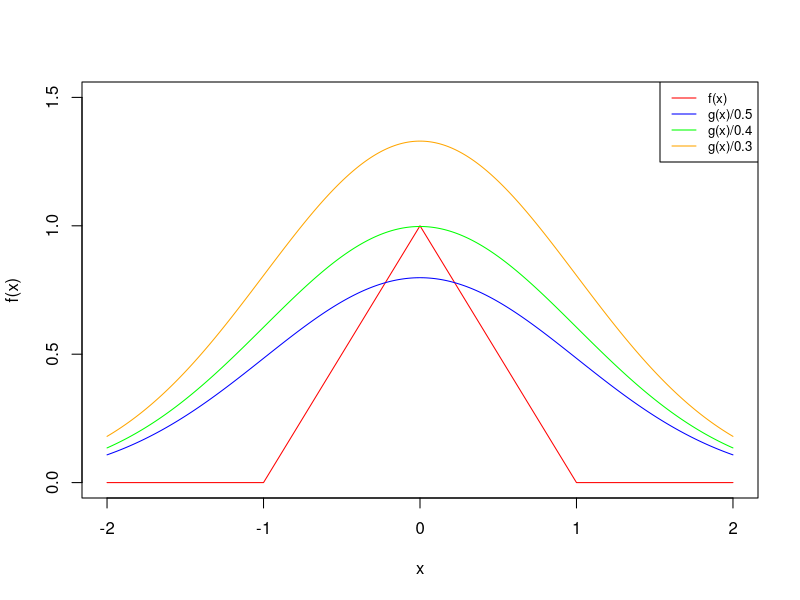
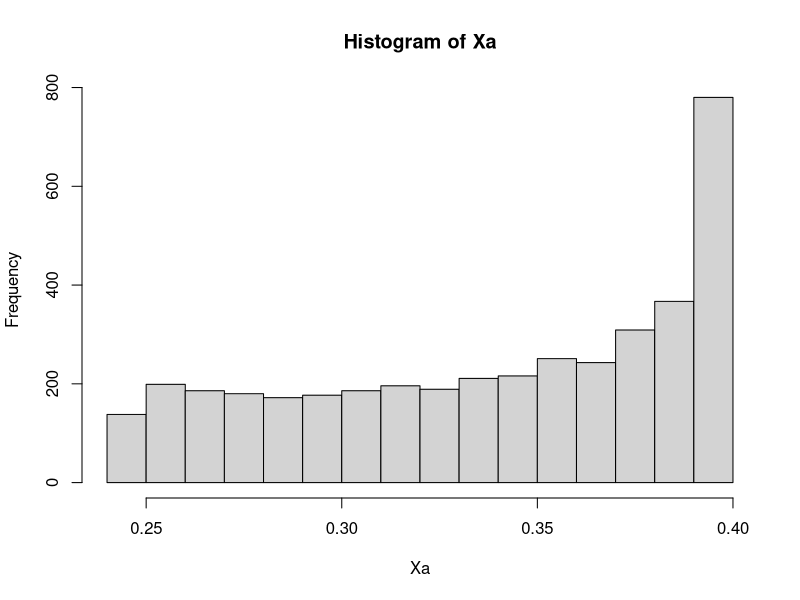
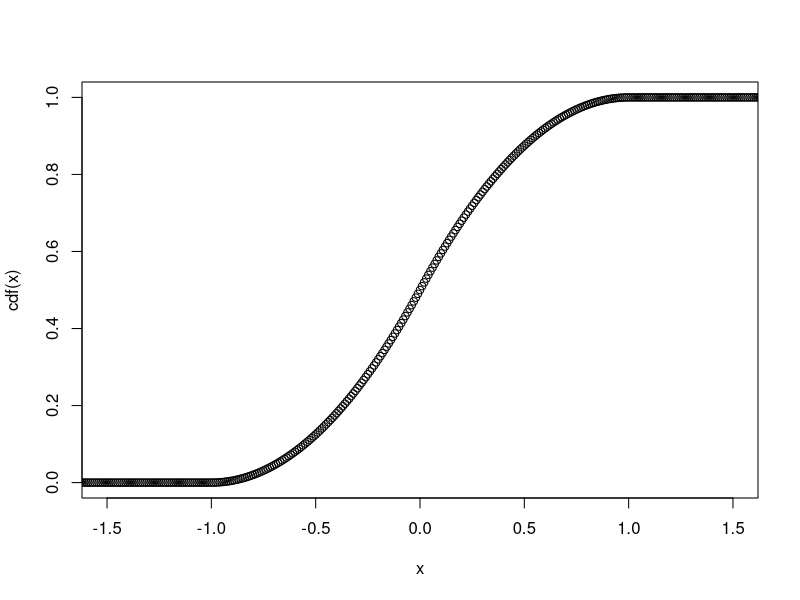
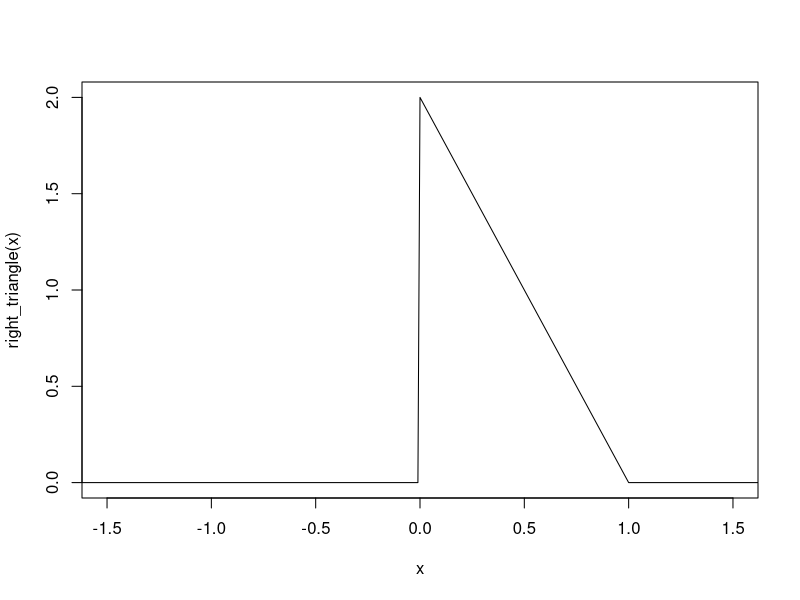
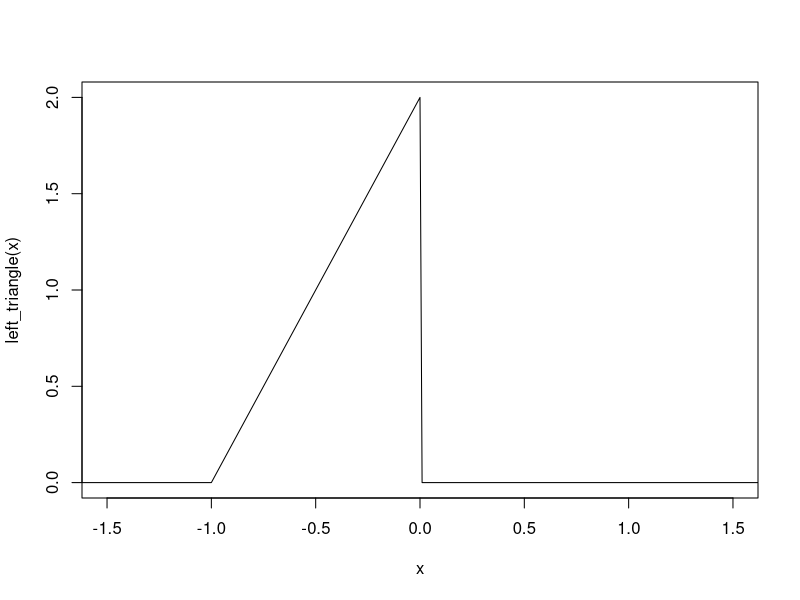
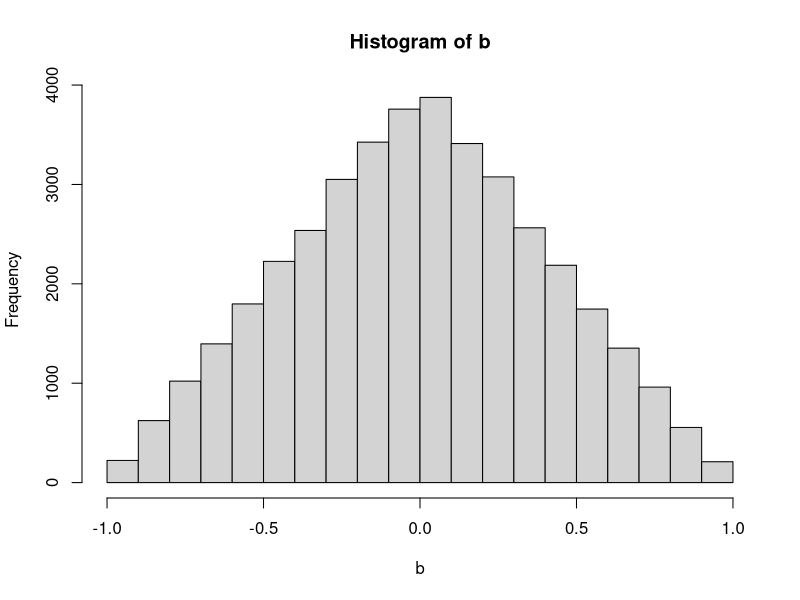
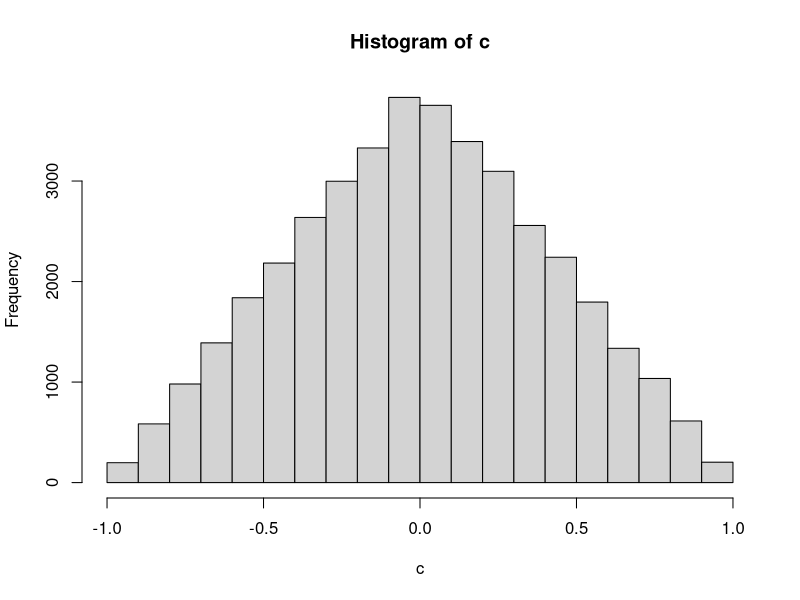

Here is the R script that generated these plots, in order: (Note: this script raises an error after producing the figures.)
## ---- chunk 1
knitr::opts_chunk$set(echo = TRUE)
## ---- chunk 2
f <- function(x){
  out <- c()
  for (i in 1:length(x)){
    if (x[i] < -1){out <- append(out, 0)
    }else if(x[i] > 1){ out <- append(out, 0) 
    }else if (-1 <= x[i] && x[i] <= 0){out <- append(out, x[i]+1)
    }else if (0 < x[i] && x[i] <= 1){out <- append(out, 1-x[i])}
  }
  return(out)
}

g <- function(x, mean=0, sd=1){ #normal distribution for the enveloppe
  return(dnorm(x, mean, sd))
}
#Determining proper value of a for the enveloppe
x <- seq(-2, 2, 0.01)
plot(x, f(x), col = "red", type = "l", ylim = c(0, 1.5))
lines(x, g(x)/0.5, col = "blue")
lines(x, g(x)/0.4, col = "green")
lines(x, g(x)/0.3, col = "orange")
#add legend
legend("topright", legend = c("f(x)", "g(x)/0.5", "g(x)/0.4", "g(x)/0.3"), col = c("red", "blue", "green", "orange"), lty = 1, cex = 0.8)
#Based on the three plots, we choose a = 0.35
e <- function(x){
  return(g(x, 0, 1)/0.35)
}

## ---- chunk 3
#Rejection sampling:
Xa <- c()

while(length(Xa) < 4000){
  Y <- g(runif(1,0,1),0,1)
  U <- runif(1,0,1)
  if(U <= f(Y)/e(Y)){
    Xa <- c(Xa, Y)
  }
}

#plot the histogram of the generated values
hist(Xa)
## ---- chunk 4
x <- seq(-2,2, 0.01)

cdf <- function(x){
  y <- rep(0,length(x))
  for (i in 1:length(x)){
    if (x[i] < -1){
      y[i] <- 0
    }else if (x[i]<=0){
      y[i] <- x[i]^2/2 + x[i] + 0.5
    }else if (x[i]<=1){
      y[i] <- x[i] - (x[i]^2 /2) + .5
    }else y[i] <- 1
  }
  return(y)
}

plot(x,cdf(x), xlim=c(-1.5, 1.5))

right_triangle <- function(x){
  y <- rep(0, length(x))
  for (i in 1:length(x)){
    if (x[i] < 0){
        y[i] <- 0
      }else if(x[i] > 1){
        y[i] <- 0
      }else y[i] <- 2 - 2*x[i]
    }
  return(y)
}

left_triangle <- function(x){
  y <- rep(0, length(x))
  for (i in 1:length(x)){
    if (x[i] < -1){
      y[i] <- 0
    }else if(x[i] > 0){
      y[i] <- 0
    }else y[i] <- 2 + 2*x[i]
  }
  return(y)
}

plot(x,right_triangle(x), xlim=c(-1.5, 1.5), type="l")
plot(x,left_triangle(x), xlim=c(-1.5, 1.5), type="l")


cdf_right <- function(y){
  return(1 - sqrt(1-y))
}

cdf_left <- function(y){
  return(sqrt(y)-1)
}

zerone <- runif(40000, 0,1)
g <- rbinom(40000, 1, 0.5)

genX <- function(x,g){
  res <- rep(0, length(x))
  for (i in 1:length(x)){
    if (g[i] == 0) res[i] <- cdf_right(x[i])
    else res[i] <- cdf_left(x[i])
  }
  return(res)
}
b <- genX(zerone, g)
hist(b)
## ---- chunk 5

genXunif <- function(){
  u1 <- runif(40000)
  u2 <- runif(40000)
  return(u1-u2)
}

c <- genXunif()
hist(c)

## ---- chunk 6

#Comparaison of the histograms
par(mfrow=c(1,3))
hist(a, main="Rejection sampling", xlab="x", xlim=c(-2,2))
hist(b, main="Composition sampling", xlab="x", xlim=c(-2,2))
hist(c, main="Sum of uniform", xlab="x", xlim=c(-2,2))

## ---- chunk 7
de <- function(x, mu, lambda){
  return(lambda/2 * exp(-lambda * abs(x-mu)))
}
#Inverse CDF method
#Generate 10000 random numbers from Unif(0,1)
set.seed(12345)
u <- runif(10000)
#Generate 10000 random numbers from DE(0,1) using the inverse CDF method
F_inv <- function(p, mu, lambda){
  return(mu - (1/lambda) * sign(p-0.5)*log(1-2*abs(p-0.5)))
}
d <- F_inv(u, 0, 1)
hist(d, breaks = 100)
curve(de(x, 0, 1)*2000, add = TRUE, col = "red")


## ---- chunk 8
#Rejection sampling method
#Determining proper value of a for the enveloppe
a <- 0.7
#plot(x, f(x), col = "red", type = "l")
#lines(x, g(x, 0, 1)/a, col = "blue")

#Generate 2000 random numbers from DE(0,1)
set.seed(12345)
u <- runif(2000)
Y <- F_inv(u, 0, 1)*a

f <- function(x){
  return(dnorm(x, 0, 1))
}
g <- function(x, mu, lambda){
  return(de(x, mu, lambda))
}

#After trial and error, a = 0.7 seems to be the best value for a

#Generate 2000 random numbers from N(0,1) using the rejection sampling method
X_rej <- c()
samples <- 0
rejection_rate <- 0
while(length(X_rej) < 2000){
  samples <- samples + 1
  Y <- F_inv(runif(1), 0, 1)
  U <- runif(1, 0,1)
  if(U <= f(Y)/(g(Y, 0, 1)/a)){
    X_rej <- c(X_rej, Y)
  }else{
    rejection_rate <- rejection_rate + 1
  }
}
rejection_rate <- rejection_rate/samples

hist(X_rej, breaks = 100)
curve(dnorm(x, mean = 0, sd = 1)*200, add = TRUE, col = "red")
curve(de(x, 0, 1)*200/a, add = TRUE, col = "blue")

## ---- chunk 9
#Generate 2000 random numbers from N(0,1) using rnorm()
set.seed(12345)
X <- rnorm(2000, mean = 0, sd = 1)
hist(X, breaks = 100)
curve(dnorm(x, mean = 0, sd = 1)*100, add = TRUE, col = "red")
## ---- chunk 10
library(ggplot2)
df1 <- data.frame(X_rej)
df2 <- data.frame(X)
#Comparaison of the histograms
ggplot(df1, aes(x = X_rej)) + geom_histogram(bins= 100,fill = "blue", alpha = 0.5) + geom_histogram(data = df2, aes(x = X), bins = 100, fill = "red", alpha = 0.5)
